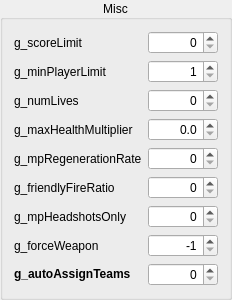
    <widget class="QGroupBox" name="groupBox_8" >
     <property name="title" >
      <string>Misc</string>
     </property>
     <property name="alignment" >
      <set>Qt::AlignCenter</set>
     </property>
     <layout class="QGridLayout" name="gridLayout_6" >
      <item row="0" column="0" >
       <widget class="QLabel" name="label" >
        <property name="toolTip" >
         <string>Set the winning score limit</string>
        </property>
        <property name="text" >
         <string>g_scoreLimit</string>
        </property>
       </widget>
      </item>
      <item row="0" column="1" >
       <widget class="CCustomSpinboxWidget" name="g_scoreLimit" >
        <property name="minimumSize" >
         <size>
          <width>70</width>
          <height>0</height>
         </size>
        </property>
        <property name="maximumSize" >
         <size>
          <width>70</width>
          <height>16777215</height>
         </size>
        </property>
        <property name="alignment" >
         <set>Qt::AlignRight|Qt::AlignTrailing|Qt::AlignVCenter</set>
        </property>
        <property name="decimals" >
         <number>0</number>
        </property>
        <property name="maximum" >
         <double>999.000000000000000</double>
        </property>
       </widget>
      </item>
      <item row="1" column="0" >
       <widget class="QLabel" name="label_3" >
        <property name="toolTip" >
         <string>Minimum number of players to start a match</string>
        </property>
        <property name="text" >
         <string>g_minPlayerLimit</string>
        </property>
       </widget>
      </item>
      <item row="1" column="1" >
       <widget class="CCustomSpinboxWidget" name="g_minplayerlimit" >
        <property name="minimumSize" >
         <size>
          <width>70</width>
          <height>0</height>
         </size>
        </property>
        <property name="maximumSize" >
         <size>
          <width>70</width>
          <height>16777215</height>
         </size>
        </property>
        <property name="alignment" >
         <set>Qt::AlignRight|Qt::AlignTrailing|Qt::AlignVCenter</set>
        </property>
        <property name="decimals" >
         <number>0</number>
        </property>
        <property name="minimum" >
         <double>1.000000000000000</double>
        </property>
        <property name="maximum" >
         <double>16.000000000000000</double>
        </property>
       </widget>
      </item>
      <item row="2" column="0" >
       <widget class="QLabel" name="label_5" >
        <property name="toolTip" >
         <string>Set the total number of lives for each player</string>
        </property>
        <property name="text" >
         <string>g_numLives</string>
        </property>
       </widget>
      </item>
      <item row="2" column="1" >
       <widget class="CCustomSpinboxWidget" name="g_numLives" >
        <property name="minimumSize" >
         <size>
          <width>70</width>
          <height>0</height>
         </size>
        </property>
        <property name="maximumSize" >
         <size>
          <width>70</width>
          <height>16777215</height>
         </size>
        </property>
        <property name="alignment" >
         <set>Qt::AlignRight|Qt::AlignTrailing|Qt::AlignVCenter</set>
        </property>
        <property name="decimals" >
         <number>0</number>
        </property>
        <property name="maximum" >
         <double>999.000000000000000</double>
        </property>
       </widget>
      </item>
      <item row="3" column="0" >
       <widget class="QLabel" name="label_6" >
        <property name="toolTip" >
         <string>Set the maximum health of each player</string>
        </property>
        <property name="text" >
         <string>g_maxHealthMultiplier</string>
        </property>
       </widget>
      </item>
      <item row="3" column="1" >
       <widget class="CCustomSpinboxWidget" name="g_maxHealthMultiplier" >
        <property name="minimumSize" >
         <size>
          <width>70</width>
          <height>0</height>
         </size>
        </property>
        <property name="maximumSize" >
         <size>
          <width>70</width>
          <height>16777215</height>
         </size>
        </property>
        <property name="alignment" >
         <set>Qt::AlignRight|Qt::AlignTrailing|Qt::AlignVCenter</set>
        </property>
        <property name="decimals" >
         <number>1</number>
        </property>
        <property name="maximum" >
         <double>99.000000000000000</double>
        </property>
        <property name="singleStep" >
         <double>0.100000000000000</double>
        </property>
       </widget>
      </item>
      <item row="4" column="0" >
       <widget class="QLabel" name="label_7" >
        <property name="toolTip" >
         <string>Set the health regeneration speed</string>
        </property>
        <property name="text" >
         <string>g_mpRegenerationRate</string>
        </property>
       </widget>
      </item>
      <item row="4" column="1" >
       <widget class="CCustomSpinboxWidget" name="g_mpRegenerationRate" >
        <property name="minimumSize" >
         <size>
          <width>70</width>
          <height>0</height>
         </size>
        </property>
        <property name="maximumSize" >
         <size>
          <width>70</width>
          <height>16777215</height>
         </size>
        </property>
        <property name="alignment" >
         <set>Qt::AlignRight|Qt::AlignTrailing|Qt::AlignVCenter</set>
        </property>
        <property name="decimals" >
         <number>0</number>
        </property>
        <property name="maximum" >
         <double>2.000000000000000</double>
        </property>
       </widget>
      </item>
      <item row="5" column="0" >
       <widget class="QLabel" name="label_8" >
        <property name="toolTip" >
         <string>Set the behaviour when damaging teammates</string>
        </property>
        <property name="text" >
         <string>g_friendlyFireRatio</string>
        </property>
       </widget>
      </item>
      <item row="5" column="1" >
       <widget class="CCustomSpinboxWidget" name="g_friendlyfireratio" >
        <property name="minimumSize" >
         <size>
          <width>70</width>
          <height>0</height>
         </size>
        </property>
        <property name="maximumSize" >
         <size>
          <width>70</width>
          <height>16777215</height>
         </size>
        </property>
        <property name="alignment" >
         <set>Qt::AlignRight|Qt::AlignTrailing|Qt::AlignVCenter</set>
        </property>
        <property name="decimals" >
         <number>0</number>
        </property>
        <property name="maximum" >
         <double>1.000000000000000</double>
        </property>
        <property name="singleStep" >
         <double>1.000000000000000</double>
        </property>
       </widget>
      </item>
      <item row="6" column="0" >
       <widget class="QLabel" name="label_10" >
        <property name="toolTip" >
         <string>Only Headshots cause damage</string>
        </property>
        <property name="text" >
         <string>g_mpHeadshotsOnly</string>
        </property>
       </widget>
      </item>
      <item row="6" column="1" >
       <widget class="CCustomSpinboxWidget" name="g_mpHeadshotsOnly" >
        <property name="minimumSize" >
         <size>
          <width>70</width>
          <height>0</height>
         </size>
        </property>
        <property name="maximumSize" >
         <size>
          <width>70</width>
          <height>16777215</height>
         </size>
        </property>
        <property name="alignment" >
         <set>Qt::AlignRight|Qt::AlignTrailing|Qt::AlignVCenter</set>
        </property>
        <property name="decimals" >
         <number>0</number>
        </property>
        <property name="maximum" >
         <double>1.000000000000000</double>
        </property>
       </widget>
      </item>
      <item row="7" column="0" >
       <widget class="QLabel" name="label_21" >
        <property name="toolTip" >
         <string>Restrict all players to the same weapon type</string>
        </property>
        <property name="text" >
         <string>g_forceWeapon</string>
        </property>
       </widget>
      </item>
      <item row="7" column="1" >
       <widget class="CCustomSpinboxWidget" name="g_forceWeapon" >
        <property name="minimumSize" >
         <size>
          <width>70</width>
          <height>0</height>
         </size>
        </property>
        <property name="maximumSize" >
         <size>
          <width>70</width>
          <height>16777215</height>
         </size>
        </property>
        <property name="alignment" >
         <set>Qt::AlignRight|Qt::AlignTrailing|Qt::AlignVCenter</set>
        </property>
        <property name="decimals" >
         <number>0</number>
        </property>
        <property name="minimum" >
         <double>-1.000000000000000</double>
        </property>
        <property name="maximum" >
         <double>50.000000000000000</double>
        </property>
        <property name="value" >
         <double>-1.000000000000000</double>
        </property>
       </widget>
      </item>
      <item row="8" column="0" >
       <widget class="QLabel" name="label_22" >
        <property name="toolTip" >
         <string>Automatically assign players to teams when match starts</string>
        </property>
        <property name="text" >
         <string>&lt;!DOCTYPE HTML PUBLIC "-//W3C//DTD HTML 4.0//EN" "http://www.w3.org/TR/REC-html40/strict.dtd">
&lt;html>&lt;head>&lt;meta name="qrichtext" content="1" />&lt;style type="text/css">
p, li { white-space: pre-wrap; }
&lt;/style>&lt;/head>&lt;body style=" font-family:'Sans Serif'; font-size:9pt; font-weight:400; font-style:normal;">
&lt;p style=" margin-top:0px; margin-bottom:0px; margin-left:0px; margin-right:0px; -qt-block-indent:0; text-indent:0px;">&lt;span style=" font-weight:600;">g_autoAssignTeams&lt;/span>&lt;/p>&lt;/body>&lt;/html></string>
        </property>
       </widget>
      </item>
      <item row="8" column="1" >
       <widget class="CCustomSpinboxWidget" name="g_autoAssignTeams" >
        <property name="minimumSize" >
         <size>
          <width>70</width>
          <height>0</height>
         </size>
        </property>
        <property name="maximumSize" >
         <size>
          <width>70</width>
          <height>16777215</height>
         </size>
        </property>
        <property name="alignment" >
         <set>Qt::AlignRight|Qt::AlignTrailing|Qt::AlignVCenter</set>
        </property>
        <property name="decimals" >
         <number>0</number>
        </property>
        <property name="maximum" >
         <double>1.000000000000000</double>
        </property>
       </widget>
      </item>
     </layout>
    </widget>
